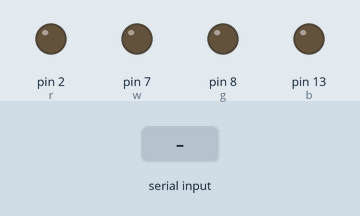
Bench run of a sketch on a simulated Arduino Uno, built with avr-gcc and run on an emulated ATmega328P. Shown: output pins drawn as LEDs (lit = HIGH). The inputs (shaded band) are chosen by the test bench. What the sketch prints to the serial monitor is not drawn.

Above: at 1.2 s.
1.3 s: "1\n" received over Serial
At 1.7 s:
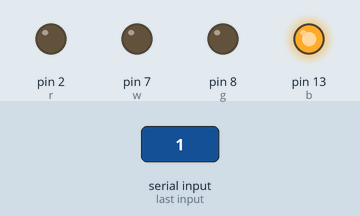
At 2.2 s:
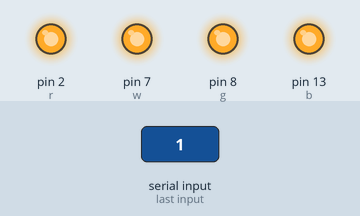
4.3 s: "2\n" received over Serial
At 6.1 s:
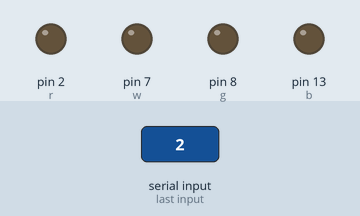
6.3 s: "3\n" received over Serial
8.3 s: "4\n" received over Serial
10.3 s: "90,45\n" received over Serial
Timing chart, 0 to 15.3 s (numbered marks = the images above; inputs shaded):
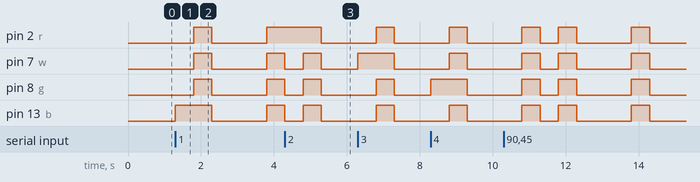

The sketch:

read_wright.ino
```cpp
int w=7;
int g=8;
int b=13;
int r=2;
int x;
void setup() {
  // put your setup code here, to run once:
Serial.begin(9600);
pinMode(b,OUTPUT);
pinMode(r,OUTPUT);
pinMode(w,OUTPUT);
pinMode(g,OUTPUT);
}

void loop() {
  Serial.print("Enter the number");
  while(Serial.available()==0)
  {
  }
x=Serial.parseInt();
switch(x)
{
  case 1:
  Serial.println("::1::BLUE");
  digitalWrite(b,HIGH);
  break;
  case 2:
  Serial.println("::2::RED");
  digitalWrite(r,HIGH);
  break;
  case 3:
  Serial.println("::3::WHITE");
  digitalWrite(w,HIGH);
  break;
  case 4:
  Serial.println("::4::GREEN");
  digitalWrite(g,HIGH);
  break;
 }
delay(500);
 digitalWrite(b,HIGH);
 digitalWrite(r,HIGH);
 digitalWrite(w,HIGH);
 digitalWrite(g,HIGH);
 delay(500);
 digitalWrite(b,LOW);
 digitalWrite(r,LOW);
 digitalWrite(w,LOW);
 digitalWrite(g,LOW);
}
```

Measured:
- after the input at 1.3 s, pin 2 (r), pin 7 (w), pin 8 (g): LOW → HIGH after 0.50 s, → LOW 0.50 s later, → HIGH 1.5 s later; pin 13 (b): LOW → HIGH at once, → LOW 1.0 s later, → HIGH 1.5 s later
- after the input at 4.3 s, pin 2 (r): HIGH → LOW after 1.0 s instead of 0.00 s
